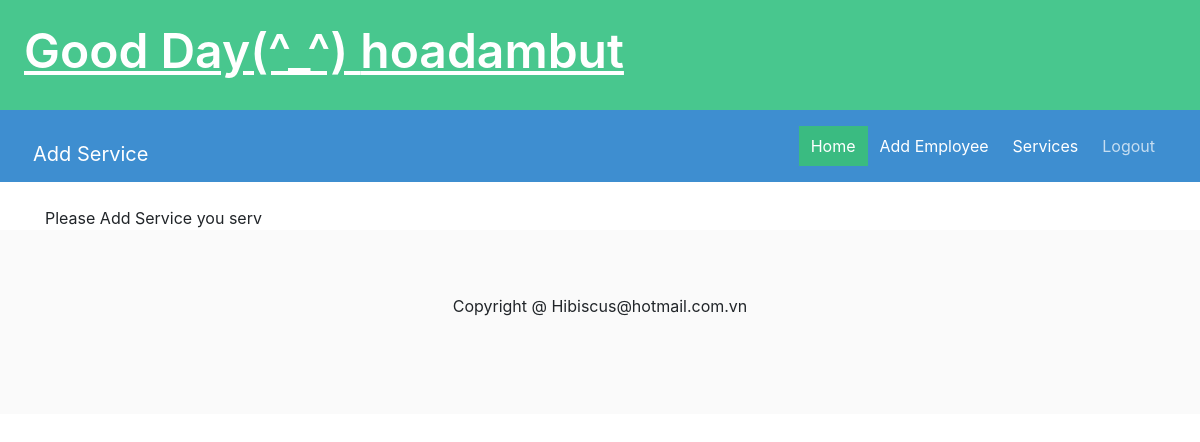
Page /ledger/services/ (signed in) on the earlier database version.
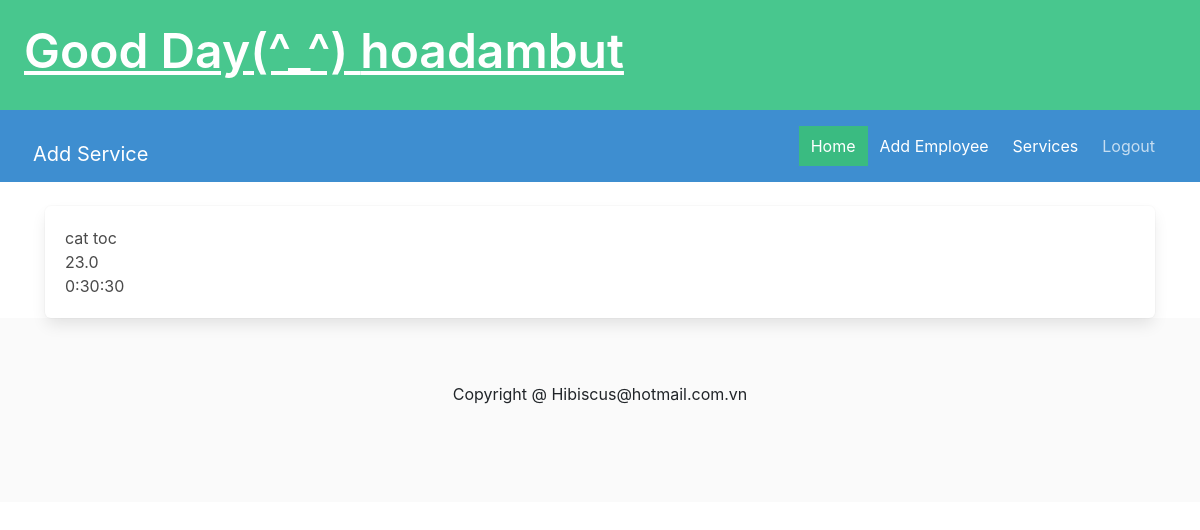
Same page on the later database version.
### ledger/models.py (models this page shows, shortened)
class Service(models.Model):
    dichVu = models.CharField(max_length=30)
    gia = models.FloatField()
    time_serv = models.DurationField()
    owner = models.ForeignKey(settings.AUTH_USER_MODEL, on_delete=models.CASCADE)

### ledger/views.py (the view)
# urls.py: path('ledger/services/', AllServices.as_view(), name="services"),
class AllServices(LoginRequiredMixin, ListView):
    template = 'ledger/list_services.html'
    def get(self, request):
        serv = Service.objects.filter(owner=request.user)
        cont = {'dvu': serv}
        return render(request, self.template, cont)

### ledger/templates/ledger/list_services.html
{% extends 'base.html' %}
{% block headding %}
<a href="{% url 'ledger:add_service' %}">Add Service</a>
{% endblock headding %}
{% block content %}
{% if dvu %}
{% for ser in dvu %}
<div class='box'>
    <div>{{ ser.dichVu }}<br>{{ser.gia}}</div>
    <span>{{ ser.time_serv }}</span>
</div>
{% endfor %}
{% else %}
<div>
    Please Add Service you serv
</div>
{% endif %}
{% endblock content %}

Differences in the rows shown:
added Service: dichVu "cat toc", gia "23.0", time_serv "0:30:30"
Other differences:
text no longer shown: "Please Add Service you serv"
